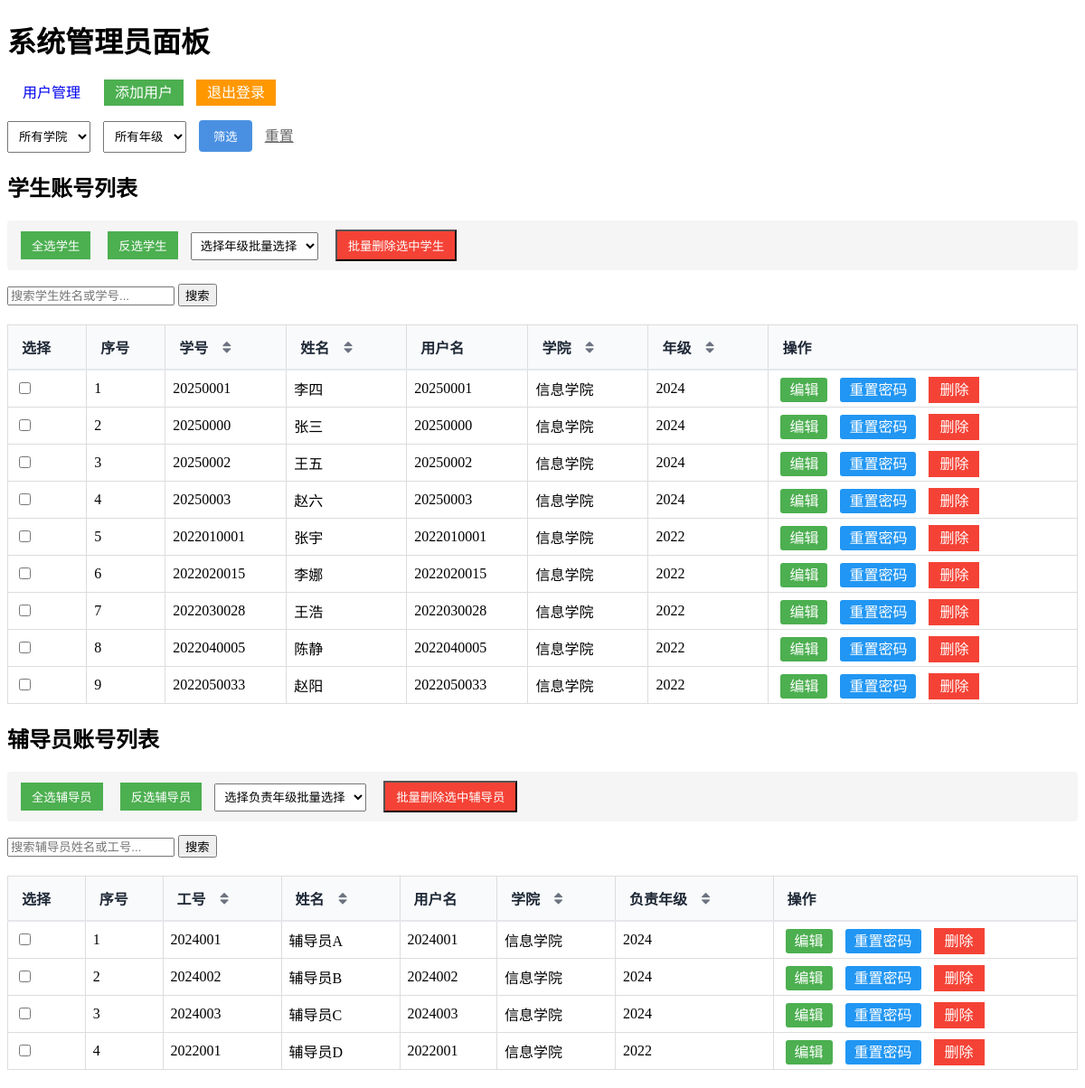
Page /admins/ (signed in) on the committed database.
### apps/students/models.py (models this page shows, shortened)
class StudentProfile(models.Model):
    user = models.OneToOneField(
        User,
        on_delete=models.CASCADE,
        null=True,
        related_name='profile'  # 反向关联名称
    )
    COLLEGE_CHOICES = [
        ('info', '信息学院'),
        ('other', '其他'),
    ]
    full_name = models.CharField("姓名", max_length=100, blank=True)
    student_id = models.CharField("学号", max_length=20, unique=True,
                                  validators=[RegexValidator(regex=r'^\d{8,20}$', message='学号必须是8-20位数字')])
    grade = models.CharField("年级", max_length=20, blank=True)
    college = models.CharField(
        "学院",
        max_length=100,
        blank=True,
        choices=COLLEGE_CHOICES,
        default='other'  # 默认值设为其他
    )
    department = models.CharField("系别", max_length=100, blank=True)
    major = models.CharField("专业", max_length=100, blank=True)
    enrollment_year = models.PositiveIntegerField("入学年份", null=True, blank=True, help_text="例如：2023")
    GENDER_CHOICES = [
        ('M', '男'),
        ('F', '女'),
        ('O', '其他'),
    ]
    gender = models.CharField("性别", max_length=1, choices=GENDER_CHOICES, blank=True)
    ethnicity = models.CharField("民族", max_length=50, blank=True)
    political_status = models.CharField("政治面貌", max_length=50, blank=True)
    id_card = models.CharField("身份证号", max_length=18, blank=True,
                               validators=[RegexValidator(regex=r'^\d{17}[\dXx]$', message='请输入有效的身份证号')])
    phone = models.CharField("手机号", max_length=11, blank=True, help_text="请输入11位手机号码")
    email = models.EmailField("邮箱", blank=True, help_text="请输入有效的邮箱地址")
    academic_comprehensive_score = models.DecimalField(
        "学业综合成绩",  # 辅导员可设置
        max_digits=5,
        decimal_places=1,
        null=True,
        blank=True
    )
    academic_expertise_score = models.DecimalField(
        "学术专长成绩",  # 来自学术类材料加分
        max_digits=5,
        decimal_places=1,
        default=0
    )
    comprehensive_performance_score = models.DecimalField(
        "综合表现成绩",  # 来自综合类材料加分
        max_digits=5,
        decimal_places=1,
        default=0
    )
    total_score = models.DecimalField(
        "总成绩",
        max_digits=5,
        decimal_places=1,
        null=True,
        blank=True
    )
    academic_comprehensive_ratio = models.DecimalField(
        "学业综合成绩权重",
        max_digits=3,
        decimal_places=2,
        default=0.6  # 60%
    )
    academic_expertise_ratio = models.DecimalField(
        "学术专长成绩权重",
        max_digits=3,
        decimal_places=2,
        default=0.2  # 20%
    )
    comprehensive_performance_ratio = models.DecimalField(
        "综合表现成绩权重",
        max_digits=3,
        decimal_places=2,
        default=0.2  # 20%
    )

### apps/counselors/models.py (models this page shows, shortened)
class CounselorProfile(models.Model):
    user = models.OneToOneField(
        User,
        on_delete=models.CASCADE,
        related_name='counselor_profile'
    )
    COLLEGE_CHOICES = [
        ('info', '信息学院'),
        ('other', '其他'),
    ]
    full_name = models.CharField("姓名", max_length=100)
    employee_id = models.CharField("工号", max_length=20, unique=True)
    college = models.CharField(
        "所属学院",
        max_length=100,
        blank=True,
        default="other",
        choices=COLLEGE_CHOICES,
    )
    grade = models.CharField("负责年级", max_length=20, blank=True, default="无")

### apps/admins/views.py (the view)
# urls.py: path('', views.admin_dashboard, name='admin_dashboard'),
@user_passes_test(is_superadmin, login_url='admin_login')
def admin_dashboard(request):
    filter_college = request.GET.get('college', '')
    filter_grade = request.GET.get('grade', '')
    student_search = request.GET.get('student_search', '').strip()
    counselor_search = request.GET.get('counselor_search', '').strip()
    sort_by = request.GET.get('sort', '')
    sort_dir = request.GET.get('dir', 'asc')
    students_query = StudentProfile.objects.select_related('user').all()
    if filter_college:
        students_query = students_query.filter(college=filter_college)
    if filter_grade:
        students_query = students_query.filter(grade=filter_grade)
    if student_search:
        students_query = students_query.filter(
            models.Q(full_name__icontains=student_search) |
            models.Q(student_id__icontains=student_search)
        )
    valid_student_sorts = ['student_id', 'full_name', 'college', 'grade']
    if sort_by in valid_student_sorts:
        if sort_dir == 'desc':
            students_query = students_query.order_by(f'-{sort_by}')
        else:
            students_query = students_query.order_by(sort_by)
    students = students_query
    counselors_query = CounselorProfile.objects.select_related('user').all()
    if filter_college:
        counselors_query = counselors_query.filter(college=filter_college)
    if filter_grade:
        counselors_query = counselors_query.filter(grade=filter_grade)
    if counselor_search:
        counselors_query = counselors_query.filter(
            models.Q(full_name__icontains=counselor_search) |
            models.Q(employee_id__icontains=counselor_search)
        )
    valid_counselor_sorts = ['employee_id', 'full_name', 'college', 'grade']
    if sort_by in valid_counselor_sorts:
        if sort_dir == 'desc':
            counselors_query = counselors_query.order_by(f'-{sort_by}')
        else:
            counselors_query = counselors_query.order_by(sort_by)
    counselors = counselors_query
    college_choices = UserEditForm().fields['college'].choices
    student_grades = set(StudentProfile.objects.values_list('grade', flat=True))
    counselor_grades = set(CounselorProfile.objects.values_list('grade', flat=True))
    all_grades = student_grades.union(counselor_grades)
    grade_choices = sorted([grade for grade in all_grades if grade])
    return render(request, 'admins/dashboard.html', {
        'students': students,
        'counselors': counselors,
        'college_choices': college_choices,
        'grade_choices': grade_choices,
        'current_college': filter_college,
        'current_grade': filter_grade,
        'student_search': student_search,
        'counselor_search': counselor_search,
        'current_sort': sort_by,  # 传递当前排序字段
        'sort_dir': sort_dir  # 传递当前排序方向
    })

### templates/admins/dashboard.html (shortened to what this page needs)
{% extends 'admins/base.html' %}
{% load static %}
{% block extra_css %}
    <link href="{% static 'CSS/admins/dashboard.css' %}" rel="stylesheet">
    <link rel="stylesheet" href="https://cdnjs.cloudflare.com/ajax/libs/font-awesome/4.7.0/css/font-awesome.min.css">
{% endblock %}
{% block content %}
    <div class="filter-form" style="margin: 20px 0;">
        <form method="get" action="{% url 'admin_dashboard' %}">
            <select name="college" style="padding: 8px; margin-right: 10px;">
                <option value="">所有学院</option>
            </select>
            <select name="grade" style="padding: 8px; margin-right: 10px;">
                <option value="">所有年级</option>
            </select>
            <button type="submit" style="padding: 8px 16px; background: #4a90e2; color: white; border: none; border-radius: 4px;">
                筛选
            </button>
            <a href="{% url 'admin_dashboard' %}" style="margin-left: 10px; color: #666;">重置</a>
        </form>
    </div>
    <h2>学生账号列表</h2>
    <div class="batch-operations">
        <button id="selectAllStudents" class="btn btn-select">全选学生</button>
        <button id="deselectAllStudents" class="btn btn-select">反选学生</button>
        <select id="selectStudentGrade" class="grade-select">
            <option value="">选择年级批量选择</option>
        </select>
        <button id="batchDeleteStudents" class="btn btn-delete" onclick="confirmBatchDelete('student')">批量删除选中学生</button>
    </div>
    <div class="search-container">
        <form method="get" class="search-form">
            <input type="text"
                   name="student_search"
                   placeholder="搜索学生姓名或学号..."
                   value="{{ student_search }}">
            <button type="submit" class="search-btn">搜索</button>
        </form>
    </div>
    <table class="user-table">
        <tr>
            <th>选择</th>
            <th>序号</th>
            <th>
                <div class="sort-control">
                    <span>学号</span>
                    <button type="button" class="sort-btn" onclick="window.location='?college={{ current_college }}&grade={{ current_grade }}&student_search={{ student_search }}&sort=student_id{% if current_sort == 'student_id' and sort_dir == 'asc' %}&dir=desc{% else %}&dir=asc{% endif %}'">
                        <i class="fa {% if current_sort != 'student_id' %}fa-sort{% elif sort_dir == 'asc' %}fa-sort-amount-asc{% else %}fa-sort-amount-desc{% endif %}"></i>
                    </button>
                </div>
            </th>
            <th>
                <div class="sort-control">
                    <span>姓名</span>
                    <button type="button" class="sort-btn" onclick="window.location='?college={{ current_college }}&grade={{ current_grade }}&student_search={{ student_search }}&sort=full_name{% if current_sort == 'full_name' and sort_dir == 'asc' %}&dir=desc{% else %}&dir=asc{% endif %}'">
                        <i class="fa {% if current_sort != 'full_name' %}fa-sort{% elif sort_dir == 'asc' %}fa-sort-amount-asc{% else %}fa-sort-amount-desc{% endif %}"></i>
                    </button>
                </div>
            </th>
            <th>用户名</th>
            <th>
                <div class="sort-control">
                    <span>学院</span>
                    <button type="button" class="sort-btn" onclick="window.location='?college={{ current_college }}&grade={{ current_grade }}&student_search={{ student_search }}&sort=college{% if current_sort == 'college' and sort_dir == 'asc' %}&dir=desc{% else %}&dir=asc{% endif %}'">
                        <i class="fa {% if current_sort != 'college' %}fa-sort{% elif sort_dir == 'asc' %}fa-sort-amount-asc{% else %}fa-sort-amount-desc{% endif %}"></i>
                    </button>
                </div>
            </th>
            <th>
                <div class="sort-control">
                    <span>年级</span>
                    <button type="button" class="sort-btn" onclick="window.location='?college={{ current_college }}&grade={{ current_grade }}&student_search={{ student_search }}&sort=grade{% if current_sort == 'grade' and sort_dir == 'asc' %}&dir=desc{% else %}&dir=asc{% endif %}'">
                        <i class="fa {% if current_sort != 'grade' %}fa-sort{% elif sort_dir == 'asc' %}fa-sort-numeric-asc{% else %}fa-sort-numeric-desc{% endif %}"></i>
                    </button>
                </div>
            </th>
            <th>操作</th>
        </tr>
        {% for student in students %}
        <tr>
            <td><input type="checkbox" class="student-checkbox" data-id="{{ student.user.id }}" data-grade="{{ student.grade }}"></td>
            <td>{{ forloop.counter }}</td>
            <td>{{ student.student_id }}</td>
            <td>{{ student.full_name }}</td>
            <td>{{ student.user.username }}</td>
            <td>{{ student.get_college_display }}</td>
            <td>{{ student.grade }}</td>
            <td>
                <a href="{% url 'edit_user' student.user.id %}" class="btn btn-edit">编辑</a>
                <a href="{% url 'reset_password' student.user.id %}" class="btn btn-reset"
                   onclick="return confirm('确定要重置密码吗？')">重置密码</a>
                <a href="{% url 'delete_user' student.user.id %}" class="btn btn-delete"
                   onclick="return confirm('确定要删除吗？')">删除</a>
            </td>
        </tr>
        {% empty %}
        <tr><td colspan="7">暂无学生数据</td></tr>
        {% endfor %}
    </table>
    <h2>辅导员账号列表</h2>
    <div class="batch-operations">
        <button id="selectAllCounselors" class="btn btn-select">全选辅导员</button>
        <button id="deselectAllCounselors" class="btn btn-select">反选辅导员</button>
        <select id="selectCounselorGrade" class="grade-select">
            <option value="">选择负责年级批量选择</option>
        </select>
        <button id="batchDeleteCounselors" class="btn btn-delete" onclick="confirmBatchDelete('counselor')">批量删除选中辅导员</button>
    </div>
    <div class="search-container">
        <form method="get" class="search-form">
            <input type="text"
                   name="counselor_search"
                   placeholder="搜索辅导员姓名或工号..."
                   value="{{ counselor_search }}">
            <button type="submit" class="search-btn">搜索</button>
        </form>
    </div>
    <table class="user-table">
        <tr>
            <th>选择</th>
            <th>序号</th>
            <th>
                <div class="sort-control">
                    <span>工号</span>
                    <button type="button" class="sort-btn" onclick="window.location='?college={{ current_college }}&grade={{ current_grade }}&counselor_search={{ counselor_search }}&sort=employee_id{% if current_sort == 'employee_id' and sort_dir == 'asc' %}&dir=desc{% else %}&dir=asc{% endif %}'">
                        <i class="fa {% if current_sort != 'employee_id' %}fa-sort{% elif sort_dir == 'asc' %}fa-sort-amount-asc{% else %}fa-sort-amount-desc{% endif %}"></i>
                    </button>
                </div>
            </th>
            <th>
                <div class="sort-control">
                    <span>姓名</span>
                    <button type="button" class="sort-btn" onclick="window.location='?college={{ current_college }}&grade={{ current_grade }}&counselor_search={{ counselor_search }}&sort=full_name{% if current_sort == 'full_name' and sort_dir == 'asc' %}&dir=desc{% else %}&dir=asc{% endif %}'">
                        <i class="fa {% if current_sort != 'full_name' %}fa-sort{% elif sort_dir == 'asc' %}fa-sort-amount-asc{% else %}fa-sort-amount-desc{% endif %}"></i>
                    </button>
                </div>
            </th>
            <th>用户名</th>
            <th>
                <div class="sort-control">
                    <span>学院</span>
                    <button type="button" class="sort-btn" onclick="window.location='?college={{ current_college }}&grade={{ current_grade }}&counselor_search={{ counselor_search }}&sort=college{% if current_sort == 'college' and sort_dir == 'asc' %}&dir=desc{% else %}&dir=asc{% endif %}'">
                        <i class="fa {% if current_sort != 'college' %}fa-sort{% elif sort_dir == 'asc' %}fa-sort-amount-asc{% else %}fa-sort-amount-desc{% endif %}"></i>
                    </button>
                </div>
            </th>
            <th>
                <div class="sort-control">
                    <span>负责年级</span>
                    <button type="button" class="sort-btn" onclick="window.location='?college={{ current_college }}&grade={{ current_grade }}&counselor_search={{ counselor_search }}&sort=grade{% if current_sort == 'grade' and sort_dir == 'asc' %}&dir=desc{% else %}&dir=asc{% endif %}'">
                        <i class="fa {% if current_sort != 'grade' %}fa-sort{% elif sort_dir == 'asc' %}fa-sort-numeric-asc{% else %}fa-sort-numeric-desc{% endif %}"></i>
                    </button>
                </div>
            </th>
            <th>操作</th>
        </tr>
        {% for counselor in counselors %}
        <tr>
            <td><input type="checkbox" class="counselor-checkbox" data-id="{{ counselor.user.id }}" data-grade="{{ counselor.grade }}"></td>
            <td>{{ forloop.counter }}</td>
            <td>{{ counselor.employee_id }}</td>
            <td>{{ counselor.full_name }}</td>
            <td>{{ counselor.user.username }}</td>
            <td>{{ counselor.get_college_display }}</td>
            <td>{{ counselor.grade }}</td>
            <td>
                <a href="{% url 'edit_user' counselor.user.id %}" class="btn btn-edit">编辑</a>
                <a href="{% url 'reset_password' counselor.user.id %}" class="btn btn-reset"
                   onclick="return confirm('确定要重置密码吗？')">重置密码</a>
                <a href="{% url 'delete_user' counselor.user.id %}" class="btn btn-delete"
                   onclick="return confirm('确定要删除吗？')">删除</a>
            </td>
        </tr>
        {% empty %}
        <tr><td colspan="7">暂无辅导员数据</td></tr>
        {% endfor %}
    </table>
{% endblock %}

### rows in the picture
StudentProfile: student_id "20250001", full_name "李四", user.username "20250001", college "信息学院", grade "2024"
StudentProfile: student_id "20250000", full_name "张三", user.username "20250000", college "信息学院", grade "2024"
StudentProfile: student_id "20250002", full_name "王五", user.username "20250002", college "信息学院", grade "2024"
StudentProfile: student_id "20250003", full_name "赵六", user.username "20250003", college "信息学院", grade "2024"
StudentProfile: student_id "2022010001", full_name "张宇", user.username "2022010001", college "信息学院", grade "2022"
StudentProfile: student_id "2022020015", full_name "李娜", user.username "2022020015", college "信息学院", grade "2022"
StudentProfile: student_id "2022030028", full_name "王浩", user.username "2022030028", college "信息学院", grade "2022"
StudentProfile: student_id "2022040005", full_name "陈静", user.username "2022040005", college "信息学院", grade "2022"
StudentProfile: student_id "2022050033", full_name "赵阳", user.username "2022050033", college "信息学院", grade "2022"
CounselorProfile: employee_id "2024001", full_name "辅导员A", user.username "2024001", college "信息学院", grade "2024"
CounselorProfile: employee_id "2024002", full_name "辅导员B", user.username "2024002", college "信息学院", grade "2024"
CounselorProfile: employee_id "2024003", full_name "辅导员C", user.username "2024003", college "信息学院", grade "2024"
CounselorProfile: employee_id "2022001", full_name "辅导员D", user.username "2022001", college "信息学院", grade "2022"
